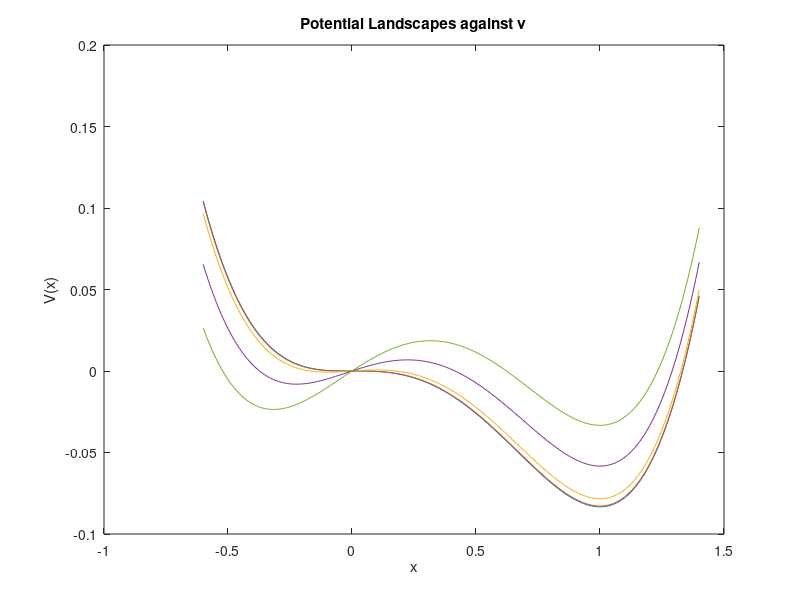

MATLAB code for this plot: (Note: this script raises an error after producing the figure.)
clear

%%
X = linspace(-0.6, 1.4, 301);
v = linspace(0, 0.1, 301);
V = zeros(length(v), length(X));

%%

for i = 1:length(v)
    for j = 1:length(X)
        vi = v(i);
        Xi = X(j);
        V(j, i) = (1/4)*Xi^4 - (1/3)*Xi^3 - (1/2)*Xi^2*vi + Xi*vi;
    end
end

%%
surf(v, X, V, 'edgeColor', 'none')
xlabel('\nu')
ylabel('X')
zlabel('V(X)')
title('Surface showing the Potential Landscape')

%%

X = linspace(-0.6, 1.4, 301);
nus = [0 0.001 0.01 0.05 0.1];
V = zeros(length(X), length(nus));

for i = 1:length(nus)
    for j = 1:length(X)
        vi = nus(i);
        Xi = X(j);
        V(j, i) = (1/4)*Xi^4 - (1/3)*Xi^3 - (1/2)*Xi^2*vi + Xi*vi;
    end
end

plot(X, V);
title('Potential Landscapes against \nu');
xlabel('x');
ylabel('V(x)');
hleg = legend('0', '0.001', '0.01', '0.05', '0.1','Location','NE');
htitle = get(hleg,'Title');
set(htitle,'String','\nu');
